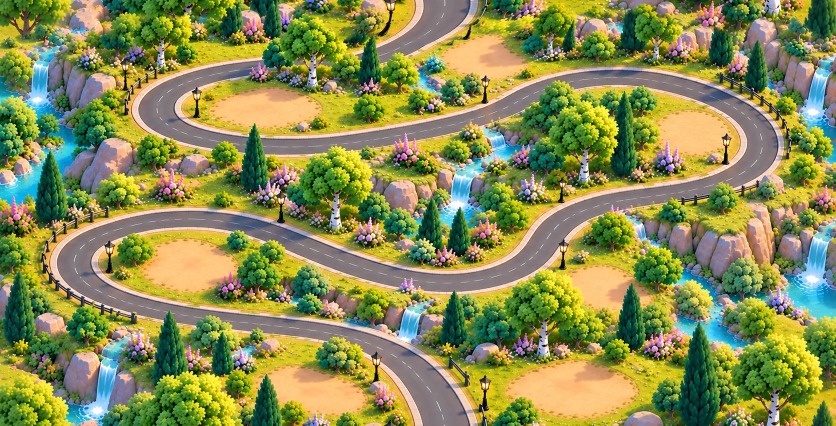
#> input picture src/assets/images/mission-road.webp, 1672 x 851 px (shown at 1/2 size)
$ python trace_road.py ../../src/assets/images/mission-road.webp ../../src/assets/images/mission-road.webp
#> lines starting #> are read from the running program, lines starting #| are printed output that depends on the picture; after the words box and inside, x2 and y2 are one past the last pixel; in counts of white or black regions, pixels touching at a corner belong together
"""Trace the road's centre line in the missions road picture, for the cars on the map.

usage: python -I trace_road.py <mission-road.webp> <out.json>
Starts from a rough route placed by hand along the road (bottom edge to top edge), then at
every step finds the middle of the asphalt across the road and smooths the result. Both ends
are put at the same x, so the line carries on into the next copy of the picture.
The result goes into `ROAD` in `src/components/missions/road-life.tsx`.
"""
import sys, json, math
import numpy as np
from PIL import Image
from scipy import ndimage as ndi

SRC, OUT = sys.argv[1], sys.argv[2]
HAND = [(887, 851), (853, 787), (800, 727), (720, 687), (600, 660), (440, 637), (267, 607), (160, 567), (127, 520),
        (153, 473), (227, 447), (347, 437), (533, 453), (667, 493), (800, 547), (933, 557), (1027, 533), (1107, 480),
        (1173, 427), (1280, 387), (1413, 360), (1507, 333), (1547, 280), (1533, 213), (1467, 160), (1333, 133),
        (1200, 133), (1067, 153), (933, 200), (800, 247), (640, 267), (467, 280), (333, 267), (280, 220), (307, 160),
        (400, 133), (560, 133), (720, 107), (813, 67), (867, 20), (887, 0)]

im = Image.open(SRC).convert('RGB')
#> im is the input picture: PIL image 1672x851 RGB; mean R, G, B 137.1, 140.5, 82
A = np.array(im).astype(int); mx = A.max(-1); mn = A.min(-1)
#> after `mx = A.max(-1)`:
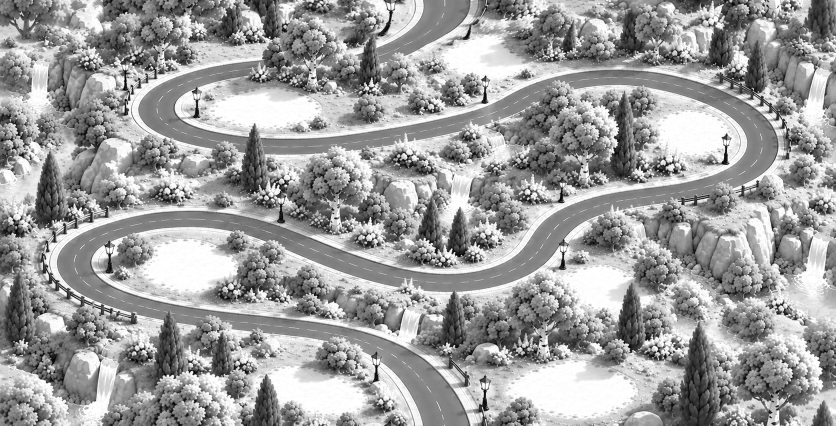
#> mx: shape (851, 1672) int64 (shown at 1/2 size); min 0, max 255, mean 157.8
#> after `mn = A.min(-1)`:
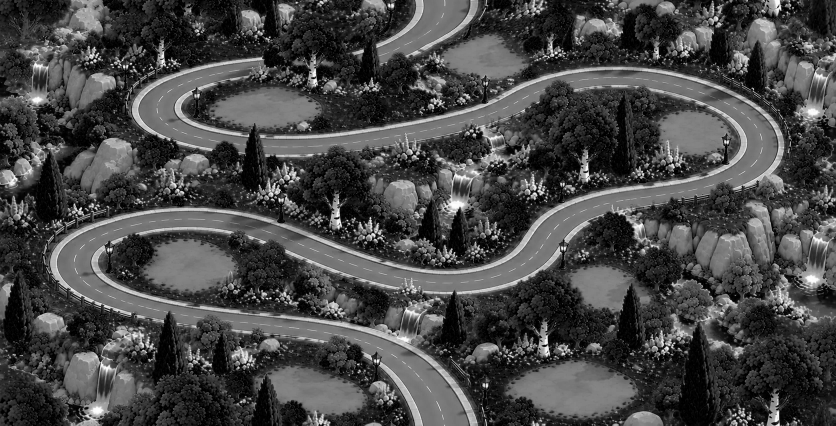
#> mn: shape (851, 1672) int64 (shown at 1/2 size); min 0, max 255, mean 71.1
mask = ((mx - mn) < 30) & (mx > 60) & (mx < 185) | ((mn > 200))         # asphalt + the white dashes
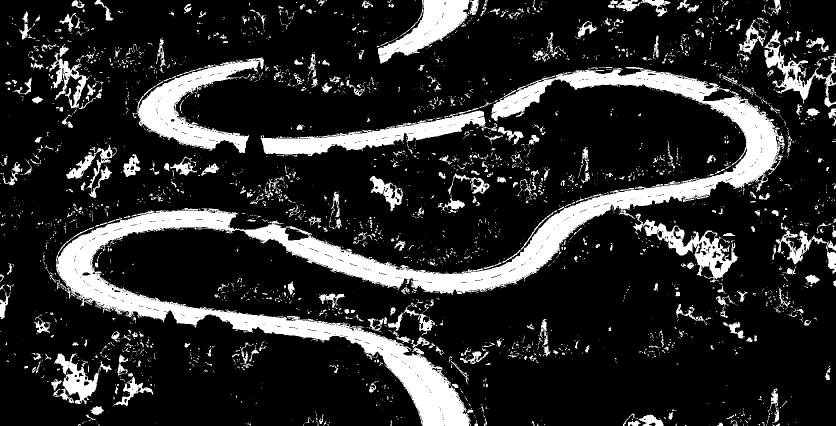
#> mask: shape (851, 1672) bool (shown at 1/2 size); 16.9% white; 3165 white regions (2639 under 20 px), largest, box (x1, y1, x2, y2) and area: (109, 136, 1568, 851) 117334, (265, 115, 528, 306) 16510, (521, 221, 971, 312) 13459
mask = ndi.binary_opening(mask, iterations=2)
#> mask: shape (851, 1672) bool; 13.4% white; 421 white regions (111 under 20 px), largest, box (x1, y1, x2, y2) and area: (488, 138, 1556, 588) 56351, (112, 420, 939, 851) 47775, (275, 118, 517, 306) 14937
mask = ndi.binary_closing(mask, iterations=5)
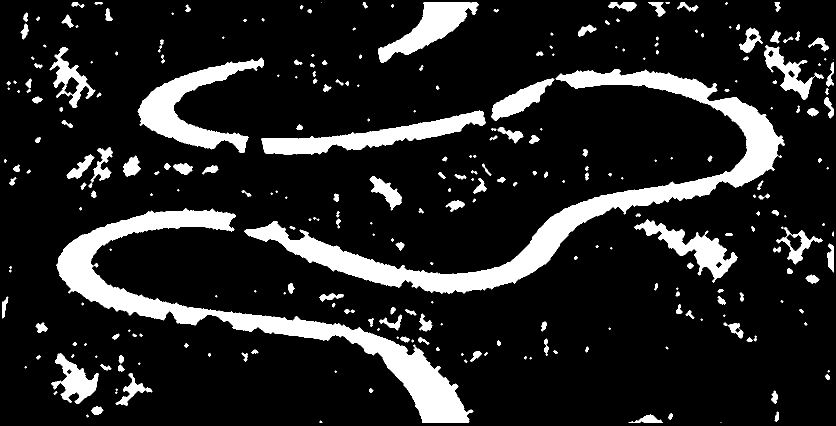
#> mask: shape (851, 1672) bool (shown at 1/2 size); 14% white; 282 white regions (74 under 20 px), largest, box (x1, y1, x2, y2) and area: (488, 138, 1570, 588) 58329, (112, 416, 947, 846) 49370, (275, 115, 528, 306) 15463
lab, n = ndi.label(mask)
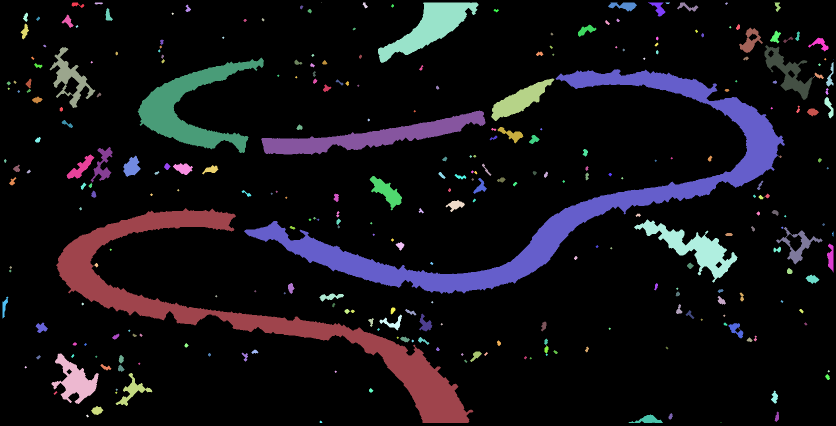
#> lab: shape (851, 1672) int32 (shown at 1/2 size); 321 distinct labels, from 0 to 320; one colour per label, 0 black
#> n = 320
sizes = ndi.sum(mask, lab, range(1, n + 1))
#> sizes = 320 values, max 58309 at index 77, min 1 at index 2, mean 620.5
keep = np.isin(lab, 1 + np.argsort(sizes)[-4:])
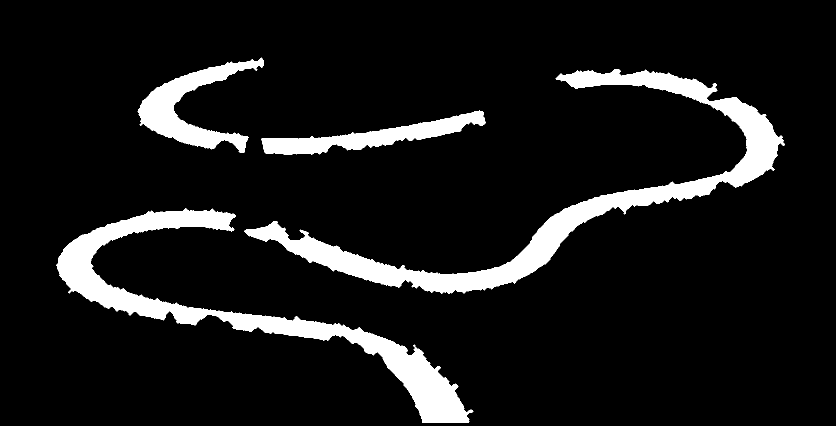
#> keep: shape (851, 1672) bool (shown at 1/2 size); 9.6% white; 4 white regions, box (x1, y1, x2, y2) and area: (488, 138, 1570, 588) 58309, (112, 416, 947, 846) 49326, (275, 115, 528, 306) 15463, (522, 221, 971, 310) 12937
dt = ndi.distance_transform_edt(keep)
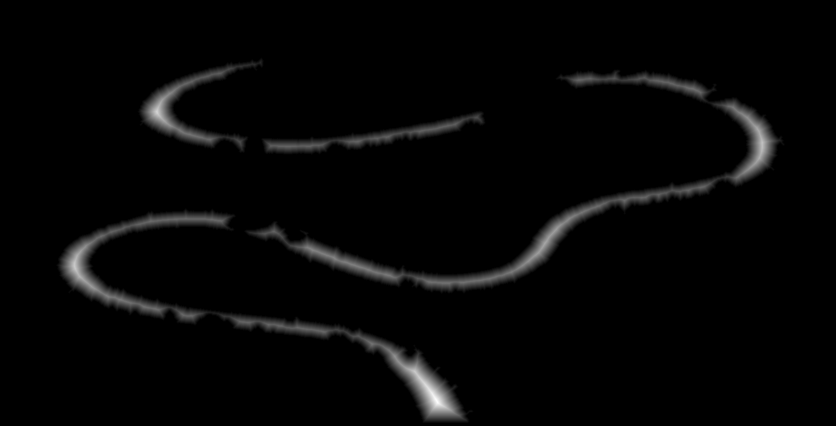
#> dt: shape (851, 1672) float64 (shown at 1/2 size); min 0, max 41.15, mean 0.9; drawn with min black and max white
H, W = dt.shape
#> H = 851; W = 1672
# dense resample of the hand route
P = np.array(HAND, float)
seg = np.cumsum([0] + [math.dist(P[i], P[i + 1]) for i in range(len(P) - 1)])
s = np.arange(0, seg[-1], 6.0)
pts = np.c_[np.interp(s, seg, P[:, 0]), np.interp(s, seg, P[:, 1])]
out = []
for k in range(len(pts)):
    p = pts[k]
    q0, q1 = pts[max(0, k - 3)], pts[min(len(pts) - 1, k + 3)]
    d = q1 - q0; d /= (np.linalg.norm(d) or 1)
    nrm = np.array([-d[1], d[0]])
    best, bv = p, -1
    for t in np.arange(-70, 71, 1.0):
        q = p + t * nrm
        x, y = int(round(q[0])), int(round(q[1]))
        if 0 <= x < W and 0 <= y < H:
            v = dt[y, x] - abs(t) * 0.02            # prefer the nearest ridge
            if v > bv:
                bv, best = v, q
    out.append(best)
#> after the loop, out = 749 pairs, first value 148.6 to 1524.3, second value 0.0217 to 833.2
out = np.array(out)
# smooth along the line, keep the ends
sm = out.copy()
#> sm has the same summary as out
for _ in range(3):
    sm[3:-3] = np.array([sm[i - 3:i + 4].mean(0) for i in range(3, len(sm) - 3)])
#> after the loop, sm = 749 pairs, first value 152.2 to 1521.4, second value 0.0217 to 833.2
sm[0] = [sm[0][0], H]; sm[-1] = [sm[0][0], 0]                       # same x at both ends, so tiles join
sm[1] = (sm[0] + sm[2]) / 2; sm[-2] = (sm[-1] + sm[-3]) / 2
pts2 = [tuple(map(float, p)) for p in sm[::4]] + [tuple(map(float, sm[-1]))]
#> pts2 = 189 pairs, first value 152.2 to 1521, second value 0 to 851
half = np.median([dt[int(min(H - 1, max(0, y))), int(min(W - 1, max(0, x)))] for x, y in sm[5:-5]])
#> half = 14.32
json.dump({'centre': [(round(x), round(y)) for x, y in pts2], 'half': float(half)}, open(OUT, 'w'))
print(len(pts2), 'points; road half-width', round(float(half), 1))
#| 189 points; road half-width 14.3

$ run again, with src/assets/images/mission_1.png saved as src/assets/images/mission-road.webp
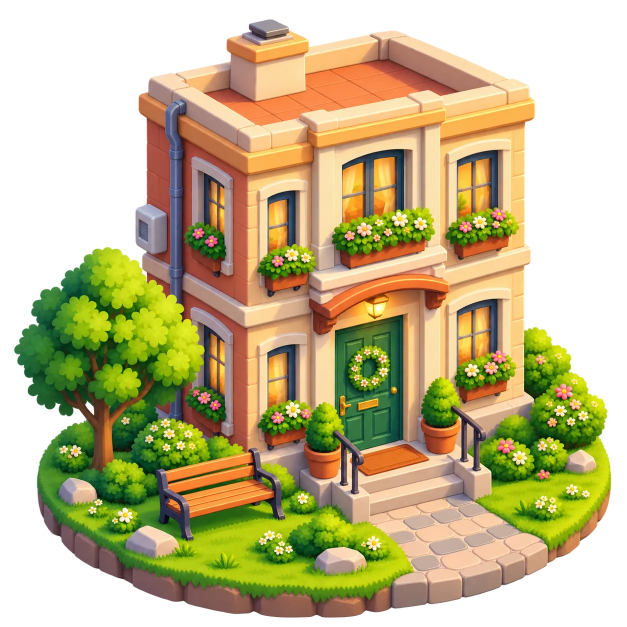
#> input picture src/assets/images/mission_1.png, 1254 x 1254 px (shown at 1/2 size)
#> `lab, n = ndi.label(mask)`:
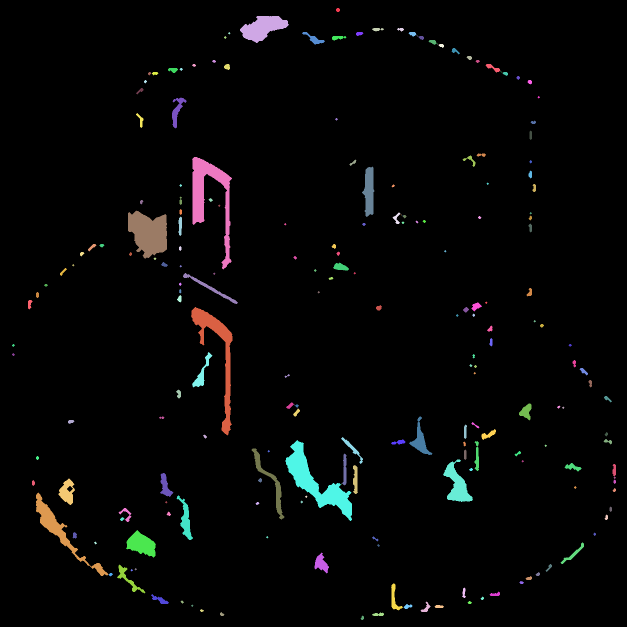
#> lab: shape (1254, 1254) int32 (shown at 1/2 size); 223 distinct labels, from 0 to 222; one colour per label, 0 black
#> n = 222
#> sizes = 222 values, max 6309 at index 152, min 1 at index 8, mean 254.7
#> `keep = np.isin(lab, 1 + np.argsort(sizes)[-4:])`:
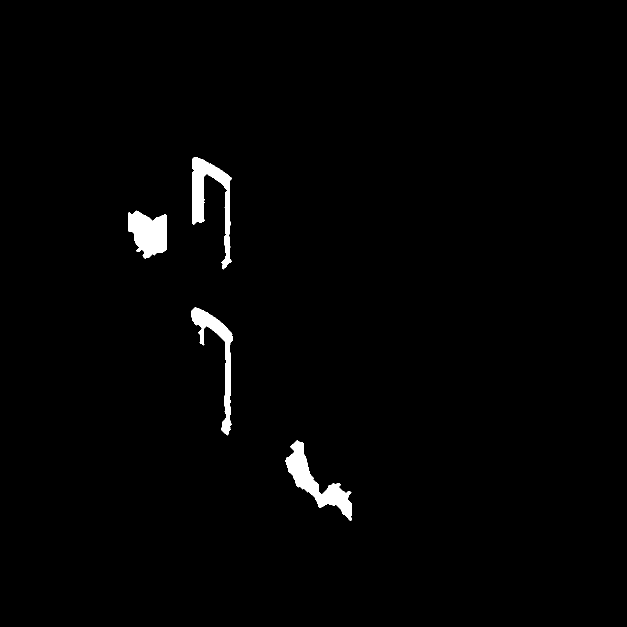
#> keep: shape (1254, 1254) bool (shown at 1/2 size); 1.4% white; 4 white regions, box (x1, y1, x2, y2) and area: (571, 880, 704, 1042) 6309, (384, 314, 464, 539) 5799, (256, 421, 334, 517) 5291, (382, 614, 465, 871) 4688
#> after the loop `for k in range(len(pts)):`: out = 749 pairs, first value 128 to 1546.5, second value 0.0217 to 851
#> `sm = out.copy()`: sm has the same summary as out
#> after the loop `for _ in range(3):`: sm = 749 pairs, first value 135.9 to 1541.6, second value 0.0217 to 851
#> pts2 = 189 pairs, first value 137.3 to 1540.8, second value 0 to 1254
#> half = 0
#| 189 points; road half-width 0.0

$ run again, with src/assets/images/mission_2.png saved as src/assets/images/mission-road.webp
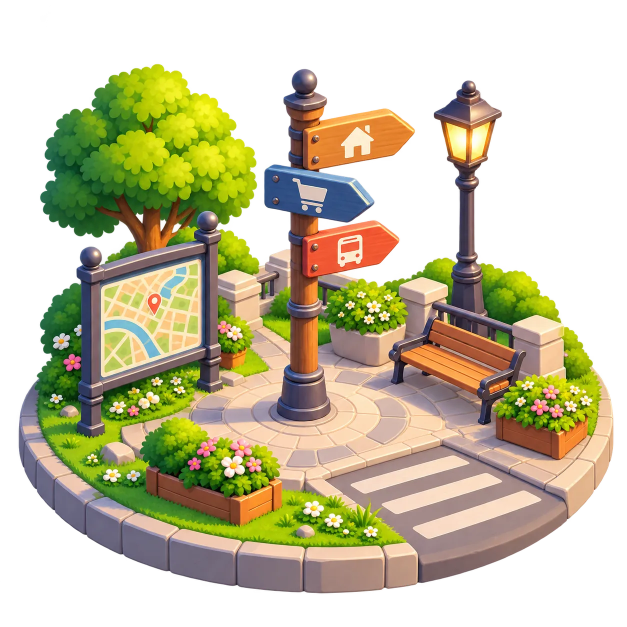
#> input picture src/assets/images/mission_2.png, 1254 x 1254 px (shown at 1/2 size)
#> `lab, n = ndi.label(mask)`:
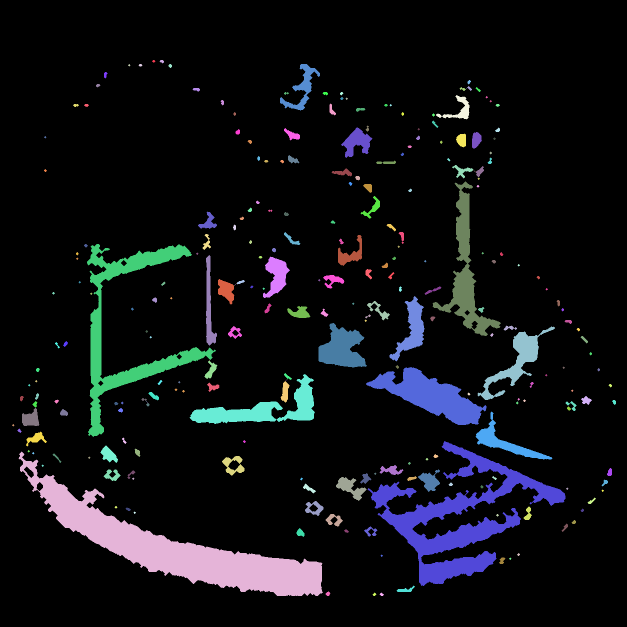
#> lab: shape (1254, 1254) int32 (shown at 1/2 size); 264 distinct labels, from 0 to 263; one colour per label, 0 black
#> n = 263
#> sizes = 263 values, max 41574 at index 214, min 1 at index 13, mean 644.1
#> keep: shape (1254, 1254) bool; 6.4% white; 4 white regions, box (x1, y1, x2, y2) and area: (37, 903, 646, 1192) 41574, (735, 882, 1131, 1172) 29476, (174, 488, 432, 874) 17478, (732, 734, 973, 850) 11696
#> `dt = ndi.distance_transform_edt(keep)`:
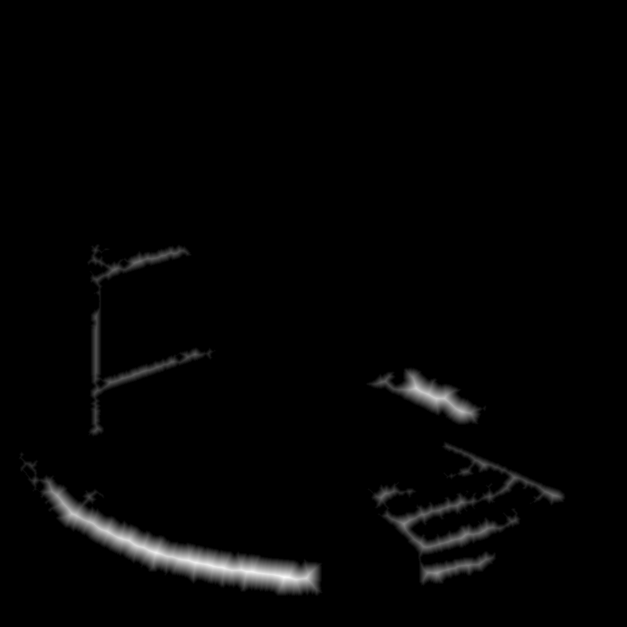
#> dt: shape (1254, 1254) float64 (shown at 1/2 size); min 0, max 36.88, mean 0.7; drawn with min black and max white
#> after the loop `for k in range(len(pts)):`: out = 749 pairs, first value 177 to 1546.5, second value 0.0217 to 828.5
#> `sm = out.copy()`: sm has the same summary as out
#> after the loop `for _ in range(3):`: sm = 749 pairs, first value 186.3 to 1541.6, second value 0.0217 to 828.5
#> pts2 = 189 pairs, first value 186.3 to 1540.8, second value 0 to 1254
#> half = 0
#| 189 points; road half-width 0.0

$ run again, with src/assets/images/mission_bg.png saved as src/assets/images/mission-road.webp
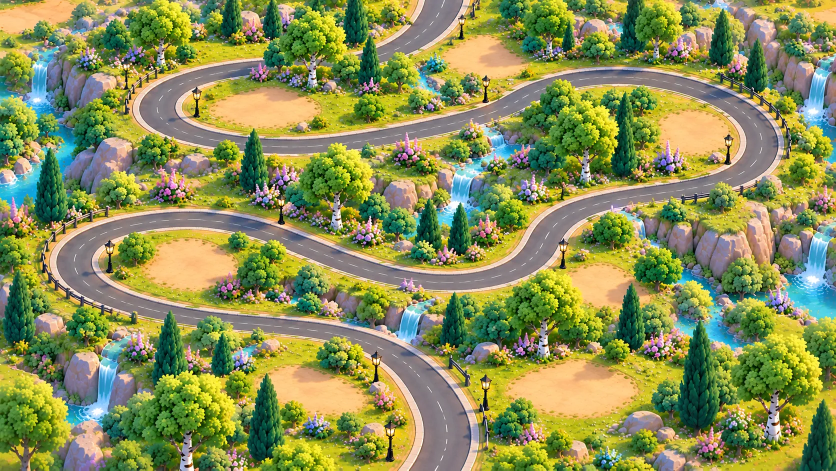
#> input picture src/assets/images/mission_bg.png, 1672 x 941 px (shown at 1/2 size)
#> im is the input picture: PIL image 1672x941 RGB; mean R, G, B 138.5, 144.1, 85.5
#> lab: shape (941, 1672) int32; 375 distinct labels, from 0 to 374
#> n = 374
#> sizes = 374 values, max 131028 at index 82, min 1 at index 54, mean 571.4
#> keep: shape (941, 1672) bool; 10.3% white; 4 white regions, box (x1, y1, x2, y2) and area: (111, 138, 1565, 936) 131028, (271, 118, 529, 303) 15105, (754, 5, 926, 125) 8358, (1276, 434, 1474, 559) 8244
#> `dt = ndi.distance_transform_edt(keep)`:
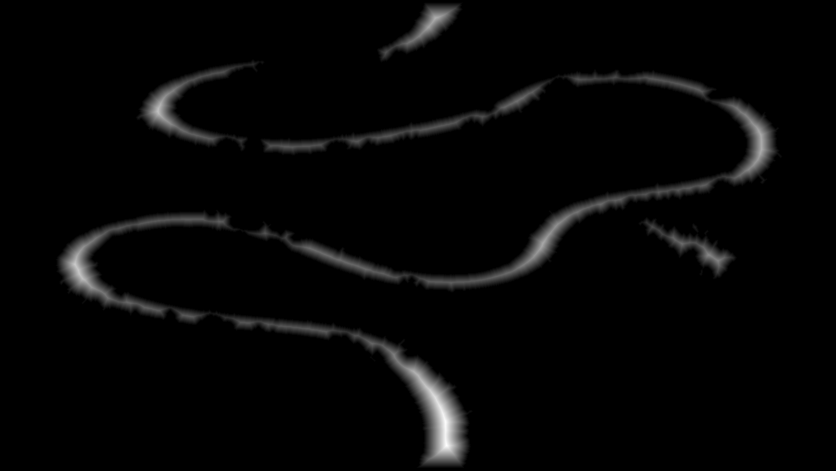
#> dt: shape (941, 1672) float64 (shown at 1/2 size); min 0, max 45.19, mean 1.1; drawn with min black and max white
#> after the loop `for k in range(len(pts)):`: out = 749 pairs, first value 149.7 to 1523.2, second value 17.7 to 849.1
#> `sm = out.copy()`: sm has the same summary as out
#> after the loop `for _ in range(3):`: sm = 749 pairs, first value 153.4 to 1521, second value 17.7 to 849.1
#> pts2 = 189 pairs, first value 153.4 to 1520.4, second value 0 to 941
#> half = 14.14
#| 189 points; road half-width 14.1
